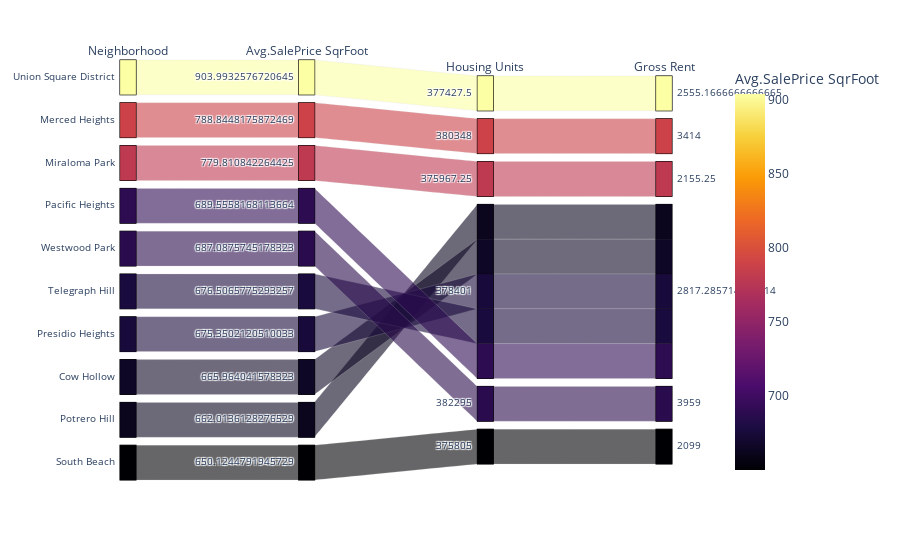

Notebook cell for this chart:
### Code cell
# Plot data using parallel_categories
px.parallel_categories(
    top10,
    dimensions=["neighborhood", "sale_price_sqr_foot", "housing_units", "gross_rent"],
    color="sale_price_sqr_foot",
    color_continuous_scale=px.colors.sequential.Inferno,
    labels={
        "neighborhood": "Neighborhood",
        "sale_price_sqr_foot": "Avg.SalePrice SqrFoot",
        "housing_units": "Housing Units",
        "gross_rent": "Gross Rent",
    },
)

### Figure 1 — Plotly figure (JSON) as saved in the notebook; plotly's stock layout.template omitted (floating-point values rounded to 4 significant figures)
{"data": [{"dimensions": [{"label": "Neighborhood", "values": ["Union Square District", "Merced Heights", "Miraloma Park", "Pacific Heights", "Westwood Park", "Telegraph Hill", "Presidio Heights", "Cow Hollow", "Potrero Hill", "South Beach"]}, {"label": "Avg.SalePrice SqrFoot", "values": [904.0, 788.8, 779.8, 689.6, 687.1, 676.5, 675.4, 666.0, 662.0, 650.1]}, {"label": "Housing Units", "values": [377400.0, 380348, 376000.0, 378401, 382295, 378401, 378401, 378401, 378401, 375805]}, {"label": "Gross Rent", "values": [2555.0, 3414, 2155.0, 2817.0, 3959, 2817.0, 2817.0, 2817.0, 2817.0, 2099]}], "domain": {"x": [0, 1], "y": [0, 1]}, "line": {"color": [904.0, 788.8, 779.8, 689.6, 687.1, 676.5, 675.4, 666.0, 662.0, 650.1], "coloraxis": "coloraxis"}, "name": "", "type": "parcats"}], "layout": {"coloraxis": {"colorbar": {"title": {"text": "Avg.SalePrice SqrFoot"}}, "colorscale": [[0, "#000004"], [0.1111, "#1b0c41"], [0.2222, "#4a0c6b"], [0.3333, "#781c6d"], [0.4444, "#a52c60"], [0.5556, "#cf4446"], [0.6667, "#ed6925"], [0.7778, "#fb9b06"], [0.8889, "#f7d13d"], [1, "#fcffa4"]]}, "legend": {"tracegroupgap": 0}, "margin": {"t": 60}}}
